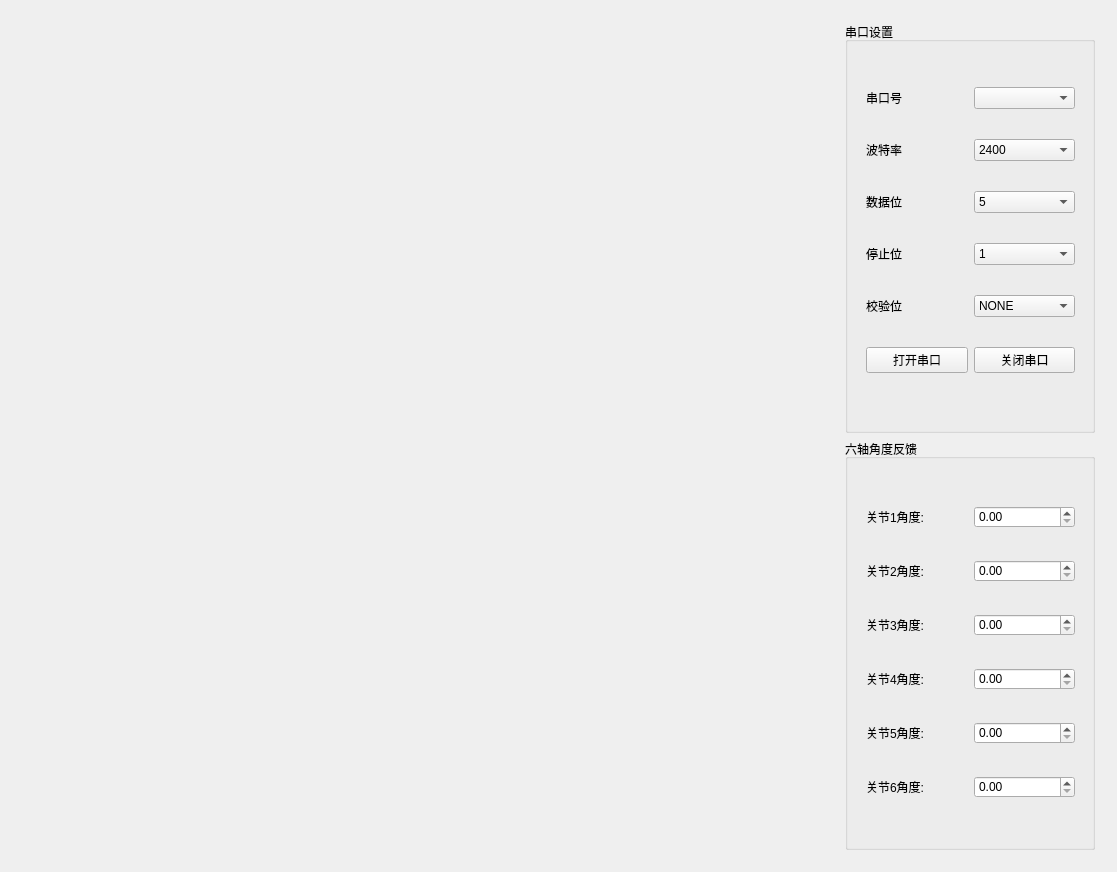
<?xml version="1.0" encoding="UTF-8"?>
<ui version="4.0">
 <class>RobotDialog</class>
 <widget class="QWidget" name="RobotDialog">
  <property name="geometry">
   <rect>
    <x>0</x>
    <y>0</y>
    <width>1117</width>
    <height>872</height>
   </rect>
  </property>
  <property name="sizePolicy">
   <sizepolicy hsizetype="Preferred" vsizetype="Preferred">
    <horstretch>0</horstretch>
    <verstretch>0</verstretch>
   </sizepolicy>
  </property>
  <property name="windowTitle">
   <string>机械臂+灵巧手实验平台</string>
  </property>
  <property name="styleSheet">
   <string notr="true">QSplitter::handle:horizontal {
    width: 3px;
	background-color: rgb(10,10,10);
}
QSplitter::handle:horizontal:pressed {
	background-color: rgb(1,155,72);
}

QSplitter::handle:vertical {
    height: 4px;
	background-color: rgb(10,10,10);
}
QSplitter::handle:vertical:pressed {
	background-color:  rgb(1,155,72);
}</string>
  </property>
  <layout class="QHBoxLayout" name="horizontalLayout_3">
   <item>
    <layout class="QHBoxLayout" name="horizontalLayout" stretch="3,1">
     <item>
      <widget class="QWidget" name="verticalLayout_3D" native="true">
       <layout class="QVBoxLayout" name="verticalLayout_6">
        <item>
         <layout class="QVBoxLayout" name="verticalLayout_4"/>
        </item>
       </layout>
      </widget>
     </item>
     <item>
      <widget class="QWidget" name="verticalLayout_Control" native="true">
       <layout class="QVBoxLayout" name="verticalLayout">
        <item>
         <layout class="QVBoxLayout" name="verticalLayout_5" stretch="0,0">
          <item>
           <widget class="QGroupBox" name="groupBox_Serial">
            <property name="sizePolicy">
             <sizepolicy hsizetype="Expanding" vsizetype="Expanding">
              <horstretch>0</horstretch>
              <verstretch>0</verstretch>
             </sizepolicy>
            </property>
            <property name="title">
             <string>串口设置</string>
            </property>
            <widget class="QWidget" name="gridLayoutWidget">
             <property name="geometry">
              <rect>
               <x>10</x>
               <y>30</y>
               <width>231</width>
               <height>361</height>
              </rect>
             </property>
             <layout class="QGridLayout" name="gridLayout_Serial">
              <item row="1" column="2">
               <widget class="QComboBox" name="comboBox_baudrate">
                <item>
                 <property name="text">
                  <string>2400</string>
                 </property>
                </item>
                <item>
                 <property name="text">
                  <string>4800</string>
                 </property>
                </item>
                <item>
                 <property name="text">
                  <string>19200</string>
                 </property>
                </item>
                <item>
                 <property name="text">
                  <string>38400</string>
                 </property>
                </item>
                <item>
                 <property name="text">
                  <string>57600</string>
                 </property>
                </item>
                <item>
                 <property name="text">
                  <string>115200</string>
                 </property>
                </item>
               </widget>
              </item>
              <item row="0" column="1">
               <widget class="QLabel" name="label_port">
                <property name="text">
                 <string>串口号</string>
                </property>
               </widget>
              </item>
              <item row="3" column="2">
               <widget class="QComboBox" name="comboBox_stopbits">
                <item>
                 <property name="text">
                  <string>1</string>
                 </property>
                </item>
                <item>
                 <property name="text">
                  <string>1.5</string>
                 </property>
                </item>
                <item>
                 <property name="text">
                  <string>2</string>
                 </property>
                </item>
               </widget>
              </item>
              <item row="4" column="2">
               <widget class="QComboBox" name="comboBox_parity">
                <item>
                 <property name="text">
                  <string>NONE</string>
                 </property>
                </item>
                <item>
                 <property name="text">
                  <string>ODD</string>
                 </property>
                </item>
                <item>
                 <property name="text">
                  <string>EVEN</string>
                 </property>
                </item>
                <item>
                 <property name="text">
                  <string>MARK</string>
                 </property>
                </item>
                <item>
                 <property name="text">
                  <string>SPACE</string>
                 </property>
                </item>
               </widget>
              </item>
              <item row="1" column="1">
               <widget class="QLabel" name="label_baudrate">
                <property name="text">
                 <string>波特率</string>
                </property>
               </widget>
              </item>
              <item row="3" column="1">
               <widget class="QLabel" name="label_stopbits">
                <property name="text">
                 <string>停止位</string>
                </property>
               </widget>
              </item>
              <item row="4" column="1">
               <widget class="QLabel" name="label_parity">
                <property name="text">
                 <string>校验位</string>
                </property>
               </widget>
              </item>
              <item row="2" column="2">
               <widget class="QComboBox" name="comboBox_databits">
                <item>
                 <property name="text">
                  <string>5</string>
                 </property>
                </item>
                <item>
                 <property name="text">
                  <string>6</string>
                 </property>
                </item>
                <item>
                 <property name="text">
                  <string>7</string>
                 </property>
                </item>
                <item>
                 <property name="text">
                  <string>8</string>
                 </property>
                </item>
               </widget>
              </item>
              <item row="0" column="2">
               <widget class="QComboBox" name="comboBox_port"/>
              </item>
              <item row="2" column="1">
               <widget class="QLabel" name="label_databits">
                <property name="text">
                 <string>数据位</string>
                </property>
               </widget>
              </item>
              <item row="5" column="1">
               <widget class="QPushButton" name="btn_openSerial">
                <property name="text">
                 <string>打开串口</string>
                </property>
               </widget>
              </item>
              <item row="5" column="2">
               <widget class="QPushButton" name="btn_closeSerial">
                <property name="text">
                 <string>关闭串口</string>
                </property>
               </widget>
              </item>
             </layout>
            </widget>
           </widget>
          </item>
          <item>
           <widget class="QGroupBox" name="groupBox_Angle">
            <property name="sizePolicy">
             <sizepolicy hsizetype="Expanding" vsizetype="Expanding">
              <horstretch>0</horstretch>
              <verstretch>0</verstretch>
             </sizepolicy>
            </property>
            <property name="title">
             <string>六轴角度反馈</string>
            </property>
            <widget class="QWidget" name="formLayoutWidget">
             <property name="geometry">
              <rect>
               <x>10</x>
               <y>30</y>
               <width>231</width>
               <height>371</height>
              </rect>
             </property>
             <layout class="QGridLayout" name="gridLayout_Angle">
              <item row="0" column="0">
               <widget class="QLabel" name="label_joint1Angle">
                <property name="text">
                 <string>关节1角度:</string>
                </property>
               </widget>
              </item>
              <item row="0" column="1">
               <widget class="QDoubleSpinBox" name="spinBox_joint1"/>
              </item>
              <item row="1" column="0">
               <widget class="QLabel" name="label_joint2Angle">
                <property name="text">
                 <string>关节2角度:</string>
                </property>
               </widget>
              </item>
              <item row="1" column="1">
               <widget class="QDoubleSpinBox" name="spinBox_joint2"/>
              </item>
              <item row="2" column="0">
               <widget class="QLabel" name="label_joint3Angle">
                <property name="text">
                 <string>关节3角度:</string>
                </property>
               </widget>
              </item>
              <item row="2" column="1">
               <widget class="QDoubleSpinBox" name="spinBox_joint3"/>
              </item>
              <item row="3" column="0">
               <widget class="QLabel" name="label_joint4Angle">
                <property name="text">
                 <string>关节4角度:</string>
                </property>
               </widget>
              </item>
              <item row="3" column="1">
               <widget class="QDoubleSpinBox" name="spinBox_joint4"/>
              </item>
              <item row="4" column="0">
               <widget class="QLabel" name="label_joint5Angle">
                <property name="text">
                 <string>关节5角度:</string>
                </property>
               </widget>
              </item>
              <item row="4" column="1">
               <widget class="QDoubleSpinBox" name="spinBox_joint5"/>
              </item>
              <item row="5" column="0">
               <widget class="QLabel" name="label_joint6Angle">
                <property name="text">
                 <string>关节6角度:</string>
                </property>
               </widget>
              </item>
              <item row="5" column="1">
               <widget class="QDoubleSpinBox" name="spinBox_joint6"/>
              </item>
             </layout>
            </widget>
           </widget>
          </item>
         </layout>
        </item>
       </layout>
      </widget>
     </item>
    </layout>
   </item>
  </layout>
 </widget>
 <layoutdefault spacing="6" margin="11"/>
 <resources/>
 <connections/>
 <slots>
  <slot>openSerial()</slot>
  <slot>closeSerial()</slot>
 </slots>
</ui>
